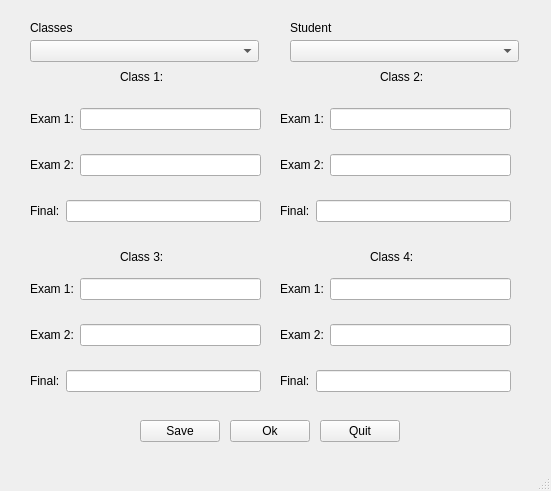
<?xml version="1.0" encoding="UTF-8"?>
<ui version="4.0">
 <class>Professor</class>
 <widget class="QMainWindow" name="Professor">
  <property name="geometry">
   <rect>
    <x>0</x>
    <y>0</y>
    <width>551</width>
    <height>491</height>
   </rect>
  </property>
  <property name="minimumSize">
   <size>
    <width>551</width>
    <height>491</height>
   </size>
  </property>
  <property name="maximumSize">
   <size>
    <width>551</width>
    <height>491</height>
   </size>
  </property>
  <property name="windowTitle">
   <string>MainWindow</string>
  </property>
  <widget class="QWidget" name="centralwidget">
   <widget class="QComboBox" name="dropboxStudents">
    <property name="geometry">
     <rect>
      <x>30</x>
      <y>40</y>
      <width>229</width>
      <height>22</height>
     </rect>
    </property>
    <property name="contextMenuPolicy">
     <enum>Qt::ActionsContextMenu</enum>
    </property>
   </widget>
   <widget class="QWidget" name="layoutWidget">
    <property name="geometry">
     <rect>
      <x>280</x>
      <y>90</y>
      <width>231</width>
      <height>151</height>
     </rect>
    </property>
    <layout class="QVBoxLayout" name="verticalLayout_2">
     <item>
      <layout class="QHBoxLayout" name="horizontalLayout_4">
       <item>
        <widget class="QLabel" name="class2exam1Label">
         <property name="text">
          <string>Exam 1:</string>
         </property>
        </widget>
       </item>
       <item>
        <widget class="QLineEdit" name="class2exam1Text"/>
       </item>
      </layout>
     </item>
     <item>
      <layout class="QHBoxLayout" name="horizontalLayout_5">
       <item>
        <widget class="QLabel" name="class2exam2Label">
         <property name="text">
          <string>Exam 2:</string>
         </property>
        </widget>
       </item>
       <item>
        <widget class="QLineEdit" name="class2exam2Text"/>
       </item>
      </layout>
     </item>
     <item>
      <layout class="QHBoxLayout" name="horizontalLayout_6">
       <item>
        <widget class="QLabel" name="class2finalLabel">
         <property name="text">
          <string>Final:</string>
         </property>
        </widget>
       </item>
       <item>
        <widget class="QLineEdit" name="class2finalText"/>
       </item>
      </layout>
     </item>
    </layout>
   </widget>
   <widget class="QWidget" name="layoutWidget_2">
    <property name="geometry">
     <rect>
      <x>30</x>
      <y>260</y>
      <width>231</width>
      <height>151</height>
     </rect>
    </property>
    <layout class="QVBoxLayout" name="verticalLayout_3">
     <item>
      <layout class="QHBoxLayout" name="horizontalLayout_7">
       <item>
        <widget class="QLabel" name="class3exam1Label_2">
         <property name="text">
          <string>Exam 1:</string>
         </property>
        </widget>
       </item>
       <item>
        <widget class="QLineEdit" name="class3exam1Text"/>
       </item>
      </layout>
     </item>
     <item>
      <layout class="QHBoxLayout" name="horizontalLayout_8">
       <item>
        <widget class="QLabel" name="class3exam2Label">
         <property name="text">
          <string>Exam 2:</string>
         </property>
        </widget>
       </item>
       <item>
        <widget class="QLineEdit" name="class3exam2Text"/>
       </item>
      </layout>
     </item>
     <item>
      <layout class="QHBoxLayout" name="horizontalLayout_9">
       <item>
        <widget class="QLabel" name="class3finalLabel">
         <property name="text">
          <string>Final:</string>
         </property>
        </widget>
       </item>
       <item>
        <widget class="QLineEdit" name="class3finalText"/>
       </item>
      </layout>
     </item>
    </layout>
   </widget>
   <widget class="QWidget" name="layoutWidget_3">
    <property name="geometry">
     <rect>
      <x>280</x>
      <y>260</y>
      <width>231</width>
      <height>151</height>
     </rect>
    </property>
    <layout class="QVBoxLayout" name="verticalLayout_4">
     <item>
      <layout class="QHBoxLayout" name="horizontalLayout_10">
       <item>
        <widget class="QLabel" name="class4exam1Label_2">
         <property name="text">
          <string>Exam 1:</string>
         </property>
        </widget>
       </item>
       <item>
        <widget class="QLineEdit" name="class4exam1Text"/>
       </item>
      </layout>
     </item>
     <item>
      <layout class="QHBoxLayout" name="horizontalLayout_11">
       <item>
        <widget class="QLabel" name="class4exam2Label">
         <property name="text">
          <string>Exam 2:</string>
         </property>
        </widget>
       </item>
       <item>
        <widget class="QLineEdit" name="class4exam2Text"/>
       </item>
      </layout>
     </item>
     <item>
      <layout class="QHBoxLayout" name="horizontalLayout_12">
       <item>
        <widget class="QLabel" name="class4finalLabel">
         <property name="text">
          <string>Final:</string>
         </property>
        </widget>
       </item>
       <item>
        <widget class="QLineEdit" name="class4finalText"/>
       </item>
      </layout>
     </item>
    </layout>
   </widget>
   <widget class="QLabel" name="class1Label">
    <property name="geometry">
     <rect>
      <x>120</x>
      <y>70</y>
      <width>47</width>
      <height>14</height>
     </rect>
    </property>
    <property name="text">
     <string>Class 1:</string>
    </property>
   </widget>
   <widget class="QLabel" name="class3exam1Label">
    <property name="geometry">
     <rect>
      <x>120</x>
      <y>250</y>
      <width>47</width>
      <height>14</height>
     </rect>
    </property>
    <property name="text">
     <string>Class 3:</string>
    </property>
   </widget>
   <widget class="QLabel" name="class2Label">
    <property name="geometry">
     <rect>
      <x>380</x>
      <y>70</y>
      <width>47</width>
      <height>14</height>
     </rect>
    </property>
    <property name="text">
     <string>Class 2:</string>
    </property>
   </widget>
   <widget class="QLabel" name="class4exam1Label">
    <property name="geometry">
     <rect>
      <x>370</x>
      <y>250</y>
      <width>47</width>
      <height>14</height>
     </rect>
    </property>
    <property name="text">
     <string>Class 4:</string>
    </property>
   </widget>
   <widget class="QPushButton" name="savegradesButton">
    <property name="geometry">
     <rect>
      <x>140</x>
      <y>420</y>
      <width>80</width>
      <height>22</height>
     </rect>
    </property>
    <property name="text">
     <string>Save</string>
    </property>
   </widget>
   <widget class="QPushButton" name="okgradesButton">
    <property name="geometry">
     <rect>
      <x>230</x>
      <y>420</y>
      <width>80</width>
      <height>22</height>
     </rect>
    </property>
    <property name="text">
     <string>Ok</string>
    </property>
   </widget>
   <widget class="QPushButton" name="quitButton">
    <property name="geometry">
     <rect>
      <x>320</x>
      <y>420</y>
      <width>80</width>
      <height>22</height>
     </rect>
    </property>
    <property name="text">
     <string>Quit</string>
    </property>
   </widget>
   <widget class="QWidget" name="layoutWidget">
    <property name="geometry">
     <rect>
      <x>30</x>
      <y>90</y>
      <width>231</width>
      <height>151</height>
     </rect>
    </property>
    <layout class="QVBoxLayout" name="verticalLayout">
     <item>
      <layout class="QHBoxLayout" name="horizontalLayout">
       <item>
        <widget class="QLabel" name="class1exam1Label">
         <property name="text">
          <string>Exam 1:</string>
         </property>
        </widget>
       </item>
       <item>
        <widget class="QLineEdit" name="class1exam1Text"/>
       </item>
      </layout>
     </item>
     <item>
      <layout class="QHBoxLayout" name="horizontalLayout_2">
       <item>
        <widget class="QLabel" name="class1exam2Label">
         <property name="text">
          <string>Exam 2:</string>
         </property>
        </widget>
       </item>
       <item>
        <widget class="QLineEdit" name="class1exam2Text"/>
       </item>
      </layout>
     </item>
     <item>
      <layout class="QHBoxLayout" name="horizontalLayout_3">
       <item>
        <widget class="QLabel" name="class1finalLabel">
         <property name="text">
          <string>Final:</string>
         </property>
        </widget>
       </item>
       <item>
        <widget class="QLineEdit" name="class1finalText"/>
       </item>
      </layout>
     </item>
    </layout>
   </widget>
   <widget class="QComboBox" name="dropboxStudents_2">
    <property name="geometry">
     <rect>
      <x>290</x>
      <y>40</y>
      <width>229</width>
      <height>22</height>
     </rect>
    </property>
   </widget>
   <widget class="QLabel" name="Courses">
    <property name="geometry">
     <rect>
      <x>30</x>
      <y>20</y>
      <width>55</width>
      <height>16</height>
     </rect>
    </property>
    <property name="text">
     <string>Classes</string>
    </property>
   </widget>
   <widget class="QLabel" name="S">
    <property name="geometry">
     <rect>
      <x>290</x>
      <y>20</y>
      <width>55</width>
      <height>16</height>
     </rect>
    </property>
    <property name="text">
     <string>Student</string>
    </property>
   </widget>
  </widget>
  <widget class="QMenuBar" name="menubar">
   <property name="geometry">
    <rect>
     <x>0</x>
     <y>0</y>
     <width>551</width>
     <height>26</height>
    </rect>
   </property>
  </widget>
  <widget class="QStatusBar" name="statusbar"/>
 </widget>
 <resources/>
 <connections>
  <connection>
   <sender>savegradesButton</sender>
   <signal>clicked()</signal>
   <receiver>Professor</receiver>
   <slot>close()</slot>
   <hints>
    <hint type="sourcelabel">
     <x>179</x>
     <y>451</y>
    </hint>
    <hint type="destinationlabel">
     <x>275</x>
     <y>245</y>
    </hint>
   </hints>
  </connection>
  <connection>
   <sender>okgradesButton</sender>
   <signal>clicked()</signal>
   <receiver>Professor</receiver>
   <slot>close()</slot>
   <hints>
    <hint type="sourcelabel">
     <x>269</x>
     <y>451</y>
    </hint>
    <hint type="destinationlabel">
     <x>275</x>
     <y>245</y>
    </hint>
   </hints>
  </connection>
  <connection>
   <sender>quitButton</sender>
   <signal>clicked()</signal>
   <receiver>Professor</receiver>
   <slot>close()</slot>
   <hints>
    <hint type="sourcelabel">
     <x>359</x>
     <y>451</y>
    </hint>
    <hint type="destinationlabel">
     <x>275</x>
     <y>245</y>
    </hint>
   </hints>
  </connection>
 </connections>
</ui>
